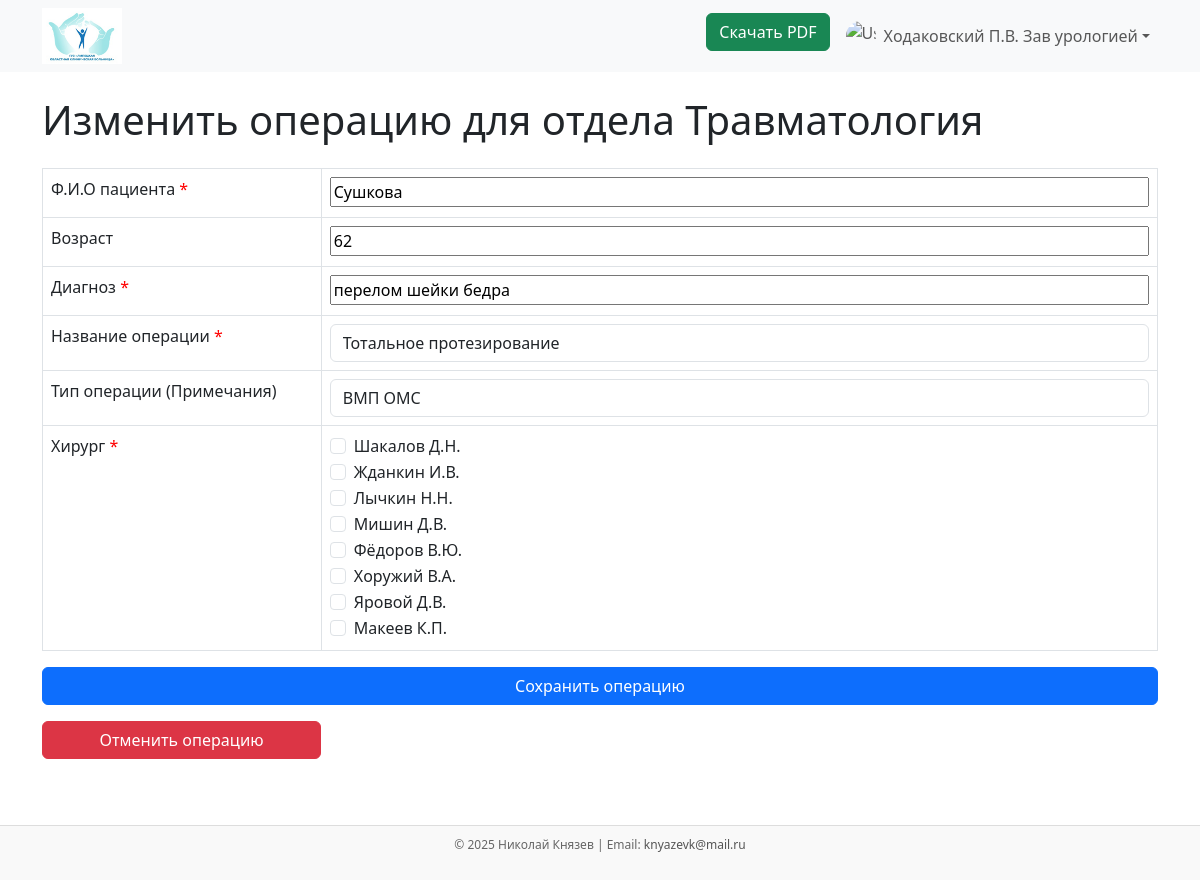
The app's page /surgery/137/edit/ (signed in) with its own data.
### backend/models.py (models this page shows, shortened)
class CustomUser(AbstractBaseUser, PermissionsMixin):
    username = models.CharField(unique=True, max_length=50)
    first_name = models.CharField(max_length=50)
    last_name = models.CharField(max_length=50)
    role = models.CharField(
        max_length=20,
        choices=(
            ("админ", "админ"),
            ("заведующий", "заведующий"),
        ),
        default="заведующий",
    )
    is_active = models.BooleanField(default=True)
    is_staff = models.BooleanField(default=True)
    branches = models.ManyToManyField(
        "Branch",
        related_name="heads",
        blank=True
    )
    groups = models.ManyToManyField(
        "auth.Group",
        related_name="customuser_set",
        blank=True,
        help_text="The groups this user belongs to.",
    )
    user_permissions = models.ManyToManyField(
        "auth.Permission",
        related_name="customuser_set",
        blank=True,
        help_text="Specific permissions for this user.",
    )
    objects = CustomUserManager()
    USERNAME_FIELD = "username"
    REQUIRED_FIELDS = ["first_name", "last_name"]
    class Meta:
        verbose_name = 'Пользователь (Заведующий)'
        verbose_name_plural = 'Пользователи (Заведующии)'

class Branch(models.Model):
    name = models.CharField(max_length=255, verbose_name='Название отдела')
    branch_choices = [(i, str(i)) for i in range(1, 20)]
    branch_number = models.IntegerField(verbose_name='Номер отдела', choices=branch_choices)
    class Meta:
        verbose_name = 'Отдел'
        verbose_name_plural = 'Отдели'

class Surgery(models.Model):
    seq_number = models.PositiveIntegerField(default=0)
    branch = models.ForeignKey(to=Branch, on_delete=models.CASCADE, related_name='surgeries', verbose_name='Oтдел')
    own_branch = models.ForeignKey(to=Branch, on_delete=models.CASCADE, related_name='own_branchs_surgeries', verbose_name="Древний Oтдел")
    full_name = models.CharField('Ф.И.О пациента', max_length=255)
    age = models.IntegerField(verbose_name='Возраст', null=True, blank=True)
    diagnost = models.CharField(verbose_name='Диагноз', max_length=255)
    surgery_name = models.ForeignKey(to=SurgeryName, on_delete=models.CASCADE, related_name='surgeries')
    surgery_type = models.ForeignKey(to=SurgeryType, on_delete=models.CASCADE, related_name='surgeries', null=True, blank=True)
    surgeons = models.ManyToManyField(to=Surgeon, related_name='surgeries')
    date_of_surgery = models.ForeignKey(to='SurgeryDay', on_delete=models.CASCADE, related_name='surgeries', verbose_name='Дата операции', null=True)
    class Meta:
        verbose_name = 'Операция'
        verbose_name_plural = 'Операции'

class SurgeryName(models.Model):
    surgery_name = models.CharField(max_length=255, verbose_name='Название oперация', unique=True)
    class Meta:
        verbose_name = 'Название операции'
        verbose_name_plural = 'Название операции'

class SurgeryType(models.Model):
    type_name = models.CharField(max_length=255, verbose_name='Название типа oперация', unique=True)
    class Meta:
        verbose_name = 'Тип операции (Примечания)'
        verbose_name_plural = 'Тип операции (Примечания)'

class Surgeon(models.Model):
    full_name = models.CharField(unique=True, max_length=255, verbose_name='Ф.И.О Хирурга')
    branch = models.ForeignKey(to="Branch", on_delete=models.CASCADE, related_name='surgeons', verbose_name="Отделение", null=True)
    class Meta:
        verbose_name = 'Хирург'
        verbose_name_plural = 'Хирурги'

### backend/views.py (the view)
# urls.py: path('surgery/<int:surgery_id>/edit/', edit_surgery, name='edit_surgery'),
def edit_surgery(request: HttpRequest, surgery_id: int):
    surgery = get_object_or_404(Surgery, id=surgery_id)
    branch = Branch.objects.get(pk=surgery.branch.pk)
    if request.method == 'POST':
        form = SurgeryEditForm(request.POST, instance=surgery)
        if form.is_valid():
            form.save()
            return redirect('home')
    else:
        form = SurgeryEditForm(instance=surgery)
    context = {
        'form': form,
        'surgery': surgery,
        'surgeons': Surgeon.objects.filter(branch=branch),
        'branch': branch,
    }
    return render(request, 'edit_surgery.html', context)

### backend/forms.py (shortened to what this page needs)
class SurgeryEditForm(forms.Form):
    full_name = forms.CharField(max_length=255, required=True)
    age = forms.IntegerField(required=False)
    diagnost = forms.CharField(max_length=255, required=True)
    surgery_name = forms.CharField(max_length=255, required=True)
    surgery_type = forms.CharField(max_length=255, required=False)
    surgeons = forms.ModelMultipleChoiceField(
        queryset=Surgeon.objects.all(),
        widget=forms.CheckboxSelectMultiple,
        required=True,
    )
    def __init__(self, *args, instance: Surgery = None, **kwargs):
        super().__init__(*args, **kwargs)
        self.instance = instance
        if instance and isinstance(instance, Surgery):
            self.fields['full_name'].initial = instance.full_name
            self.fields['age'].initial = instance.age
            self.fields['diagnost'].initial = instance.diagnost
            self.fields['surgery_name'].initial = instance.surgery_name.surgery_name
            self.fields['surgery_type'].initial = instance.surgery_type.type_name
            self.fields['surgeons'].initial = instance.surgeons.all()

### templates/edit_surgery.html (shortened to what this page needs)
{% extends "base.html" %}
{% load static %}
{% block edit_surgery %}
<div class="container mt-4">
    <h1 class="mb-4">Изменить операцию для отдела {{ branch.name }}</h1>
    <form method="post">
        <table class="table table-bordered">
            <tbody>
                <tr>
                    <td class="w-25">
                        <label for="full_name" class="form-label">Ф.И.О пациента<span class="text-red"> * </span></label>
                    </td>
                    <td>
                        {{ form.full_name }}
                    </td>
                </tr>
                <tr>
                    <td>
                        <label for="age" class="form-label">Возраст</label>
                    </td>
                    <td>
                        {{ form.age }}
                    </td>
                </tr>
                <tr>
                    <td>
                        <label for="diagnost" class="form-label">Диагноз<span class="text-red"> * </span></label>
                    </td>
                    <td>
                        {{ form.diagnost }}
                    </td>
                </tr>
                <tr>
                    <td>
                        <label for="surgery_name" class="form-label">Название операции<span class="text-red"> * </span></label>
                    </td>
                    <td>
                        <input type="text" name="surgery_name" id="surgery_name" class="form-control" placeholder="Введите название операции" required autocomplete="off" value="{{ form.surgery_name.value }}">
                    </td>
                </tr>
                <tr>
                    <td>
                        <label for="surgery_type" class="form-label">Тип операции (Примечания)</label>
                    </td>
                    <td>
                        <input type="text" name="surgery_type" id="surgery_type" class="form-control" placeholder="Введите тип операции" autocomplete="off" value="{{ form.surgery_type.value }}">
                    </td>
                </tr>
                <tr>
                    <td>
                        <label for="surgeon" class="form-label">Хирург<span class="text-red"> * </span></label>
                    </td>
                    <td>
                        {% for surgeon in surgeons %}
                            <div class="form-check">
                                <input class="form-check-input" type="checkbox" name="surgeons" id="surgeon_{{ surgeon.id }}" value="{{ surgeon.id }}">
                                <label class="form-check-label" for="surgeon_{{ surgeon.id }}">
                                    {{ surgeon.full_name }}
                                </label>
                            </div>
                        {% endfor %}
                    </td>
                </tr>
            </tbody>
        </table>
        <div class="row">
            <div class="col">
                <button type="submit" class="btn btn-primary w-100">Сохранить операцию</button>
                <a href="/" class="btn btn-danger w-25 my-3">Отменить операцию</a>
            </div>
        </div>
    </form>
</div>
{% endblock edit_surgery %}

### templates/base.html (shortened to what this page needs)
{% load static %}
<!DOCTYPE html>
<html lang="ru">
<head>
    <link href="https://cdn.jsdelivr.net/npm/bootstrap@5.3.0-alpha1/dist/css/bootstrap.min.css" rel="stylesheet">
    <link href="{% static "css/style.css" %}" rel="stylesheet">
</head>
<body>
    {% include "header.html" %}
    <main>
        {% block edit_surgery %}{% endblock %}
    </main>
    {% include "footer.html" %}
</body>
</html>

### templates/header.html (shortened to what this page needs)
{% load static %}
<nav class="navbar navbar-expand-lg navbar-light bg-light">
    <div class="container">
        <a class="navbar-brand d-flex py-0 h-100" href="/"><img width="80" src="{% static "images/logo.png" %}"></img></a>
        <div class="collapse navbar-collapse" id="navbarNav">
            <ul class="navbar-nav ms-auto">
                <li class="nav-item me-2">
                    <a class="btn btn-success" href="{% url 'download_pdf' %}?date={{ day.date|date:'Y-m-d' }}">Скачать PDF</a>
                </li>
                {% if user.is_authenticated %}
                    <li class="nav-item dropdown">
                        <a
                            class="nav-link dropdown-toggle d-flex align-items-center"
                            href="#"
                            id="userMenu"
                            role="button"
                            data-bs-toggle="dropdown"
                            aria-expanded="false">
                            <img
                                src="https://cdn-icons-png.flaticon.com/512/847/847969.png"
                                alt="User Icon"
                                width="30"
                                height="30"
                                class="rounded-circle me-2">
                            {{ user.first_name }} {{ user.last_name }}
                        </a>
                    </li>
                {% else %}
                    <li class="nav-item">
                        <a class="btn btn-primary" href="{% url 'login' %}">Вход</a>
                    </li>
                {% endif %}
            </ul>
        </div>
    </div>
</nav>

### templates/footer.html
<footer class="footer">
    <p class="footer-text">
        © 2025 Николай Князев | Email: <a href="mailto:knyazevk@mail.ru">knyazevk@mail.ru</a>
    </p>
</footer>

### staticfiles/css/style.css (style rules this page uses)
td input { width: 100%; }
.text-red { color: red; }
main { min-height: 520px; }
.footer { text-align: center; font-size: 12px; color: #666; margin-top: 50px; padding: 10px 0; border-top: 1px solid #ddd; background-color: #f9f9f9; }
.footer-text a { color: #555; text-decoration: none; }

### records on screen
CustomUser: first_name "Ходаковский П.В.", last_name "Зав урологией"
Branch: name "Травматология"
Surgery: full_name "Сушкова", age "62", diagnost "перелом шейки бедра"
SurgeryName: surgery_name "Тотальное протезирование"
SurgeryType: surgery_type "ВМП ОМС"
Surgeon: full_name "Шакалов Д.Н."
Surgeon: full_name "Жданкин И.В."
Surgeon: full_name "Лычкин Н.Н."
Surgeon: full_name "Мишин Д.В."
Surgeon: full_name "Фёдоров В.Ю."
Surgeon: full_name "Хоружий В.А."
Surgeon: full_name "Яровой Д.В."
Surgeon: full_name "Макеев К.П."
